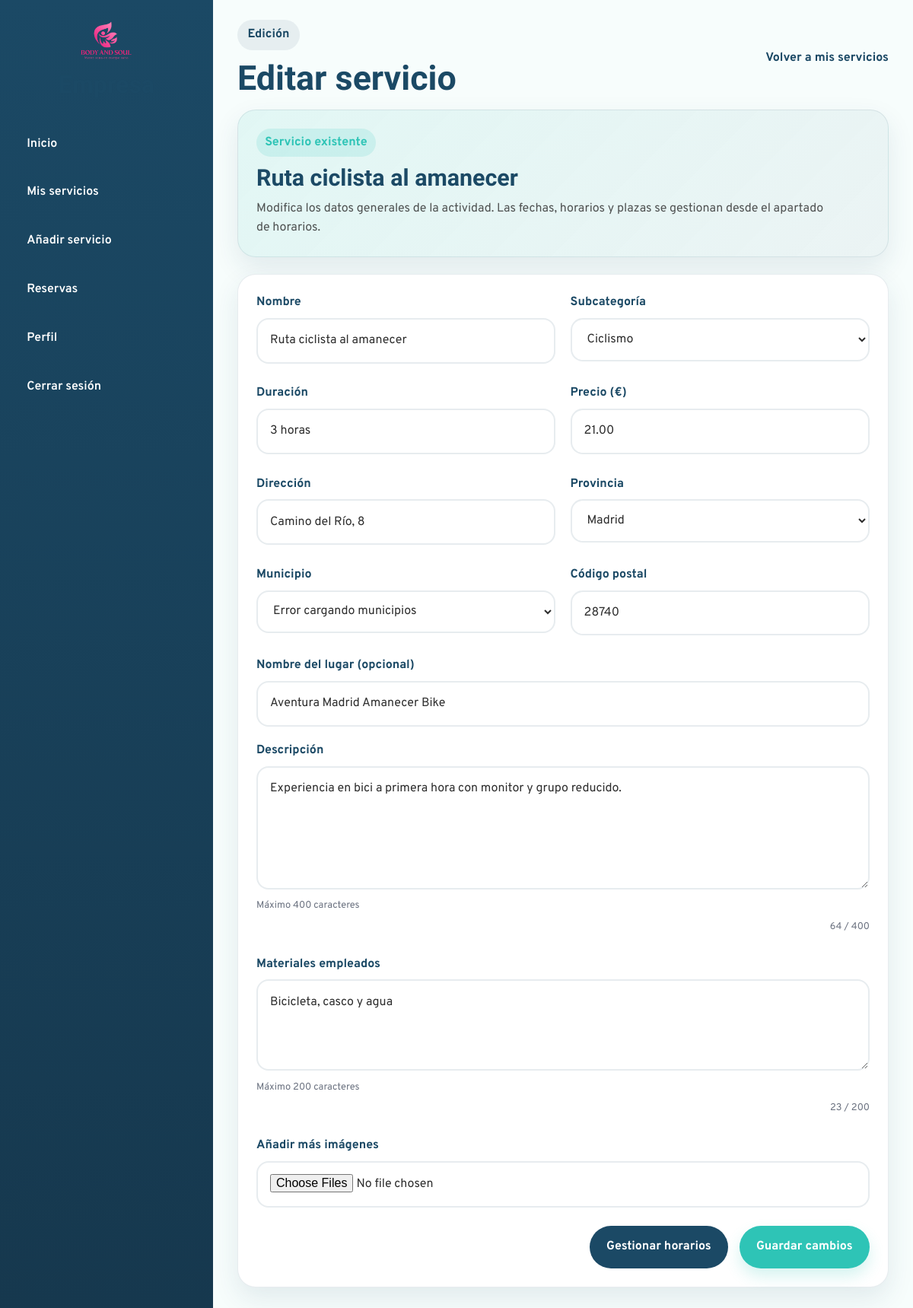
The app's page /Empresa/editar-servicio.php?id=64 (signed in) with its own data.
### tables this page shows
CREATE TABLE `servicio` (
  `id_servicio` int(11) NOT NULL,
  `id_empresa` int(11) NOT NULL,
  `nombre_servicio` varchar(150) NOT NULL,
  `descripcion` text DEFAULT NULL,
  `lugar` varchar(150) DEFAULT NULL,
  `id_categoria` int(11) NOT NULL,
  `precio` decimal(10,2) NOT NULL DEFAULT 0.00,
  `duracion` varchar(50) DEFAULT NULL,
  `materiales` text DEFAULT NULL,
  `estado` enum('activo','cancelado') NOT NULL DEFAULT 'activo',
  `id_municipio` int(11) DEFAULT NULL,
  `codigo_postal` varchar(10) DEFAULT NULL,
  `latitud` decimal(10,8) DEFAULT NULL,
  `longitud` decimal(11,8) DEFAULT NULL
);

CREATE TABLE `categoria` (
  `id_categoria` int(11) NOT NULL,
  `nombre` varchar(100) NOT NULL,
  `id_categoria_padre` int(11) DEFAULT NULL
);

### bd/bdempresa.php (called while the page is built, shortened)
<?php
class bdempresa{
public $pdo = "";
public function __construct($host,$port,$db,$user,$pass) {
    $this->pdo = new PDO("mysql:host=".$host.";port=".$port.";dbname=".$db.";charset=utf8", $user, $pass);
    }
public function sacardatosempresa($idEmpresa){
    $sentencia = "SELECT * FROM empresa WHERE id_empresa = :id LIMIT 1";
    $ejecucion = $this->pdo->prepare($sentencia);
    $ejecucion->execute([
        ":id" => $idEmpresa
    ]);
    $empresa = $ejecucion->fetch(PDO::FETCH_ASSOC);
    return $empresa;
}
public function obtenerActividadPorIdempresa($idServicio){
    $sentencia = "SELECT * FROM servicio WHERE id_servicio = :id_servicio";
    $ejecucion = $this->pdo->prepare($sentencia);
    $ejecucion->execute([
        ":id_servicio" => $idServicio
    ]);
    $fila = $ejecucion->fetch(PDO::FETCH_ASSOC);
    return $fila;
}
public function ObtenerProvincias(){
    $sentencia = "SELECT *
                  FROM provincia
                  ORDER BY nombre ASC";
    $ejecucion = $this->pdo->prepare($sentencia);
    $ejecucion->execute();
    return $ejecucion->fetchAll(PDO::FETCH_ASSOC);
}
public function ObtenerMunicipioPorId($idMunicipio){
    $sentencia = "SELECT
                    m.*,
                    p.nombre AS provincia
                  FROM municipio m
                  INNER JOIN provincia p
                    ON m.id_provincia = p.id_provincia
                  WHERE m.id_municipio = :id_municipio";
    $ejecucion = $this->pdo->prepare($sentencia);
    $ejecucion->execute([
        ":id_municipio" => $idMunicipio
    ]);
    return $ejecucion->fetch(PDO::FETCH_ASSOC);
}
}
?>

### bd/bdact.php (called while the page is built, shortened)
<?php
class bdact{
public $pdo = "";
public function __construct($host,$port,$db,$user,$pass) {
    $this->pdo = new PDO("mysql:host=".$host.";port=".$port.";dbname=".$db.";charset=utf8", $user, $pass);
    }
public function ObtenerIdCategoriaPorNombre($nombreCategoria){
    $sentencia = "SELECT id_categoria
            FROM categoria
            WHERE nombre = :nombre
            LIMIT 1";
    $ejecuccion = $this->pdo->prepare($sentencia);
    $ejecuccion->execute([
        ":nombre" => $nombreCategoria
    ]);
    $fila = $ejecuccion->fetch(PDO::FETCH_ASSOC);
    return $fila["id_categoria"];
}
public function obtenerSubcat($idcatpadre){
    $sentencia = "SELECT * FROM categoria WHERE id_categoria_padre = :idcatpadre ORDER BY nombre ASC";
    $ejecuccion = $this->pdo->prepare($sentencia);
    $ejecuccion->execute([
        ":idcatpadre" => $idcatpadre
    ]);
    $fila=$ejecuccion->fetchAll(PDO::FETCH_ASSOC);
    return $fila;
}
}
?>

### Empresa/editar-servicio.php (the view, shortened to what this page needs)
<?php
require_once("head.php");
require_once("../bd/bdempresa.php");
$idEmpresa = $_SESSION["empresa"];
$idServicio = (int) $_GET["id"];
$empresa = $bdempre->sacardatosempresa($idEmpresa);
$idCategoriaPadre = $bdact->ObtenerIdCategoriaPorNombre($empresa["categoria_empresa"]);
$subcat = $bdact->obtenerSubcat($idCategoriaPadre);
$servicio = $bdempre->obtenerActividadPorIdempresa($idServicio);
$lugarCompleto = $servicio["lugar"] ?? "";
$nombre_lugar = "";
$direccion_lugar = "";
$partesLugar = array_map("trim", explode(",", $lugarCompleto));
if(count($partesLugar) >= 3){
    $nombre_lugar = $partesLugar[0];
    array_shift($partesLugar);
    array_pop($partesLugar);
    $direccion_lugar = implode(", ", $partesLugar);
}else if(count($partesLugar) == 2){
    $direccion_lugar = $partesLugar[0];
}else{
    $direccion_lugar = $lugarCompleto;
}
$id_municipio = $servicio["id_municipio"] ?? "";
$codigo_postal = $servicio["codigo_postal"] ?? "";
$id_provincia = "";
if($id_municipio != ""){
    $municipioActual = $bdempre->ObtenerMunicipioPorId($id_municipio);
    $id_provincia = $municipioActual["id_provincia"];
}
$provincias = $bdempre->ObtenerProvincias();
$nombre_servicio = $servicio["nombre_servicio"];
$id_categoria = $servicio["id_categoria"];
$duracion = $servicio["duracion"];
$precio = $servicio["precio"];
$descripcion = $servicio["descripcion"];
$materiales = $servicio["materiales"];
if($id_municipio != ""){
    $municipioActual = $bdempre->ObtenerMunicipioPorId($id_municipio);
    $id_provincia = $municipioActual["id_provincia"];
}
?>
<div class="company-main">
  <header class="company-topbar">
    <div class="company-topbar-left">
      <span class="company-page-tag">Edición</span>
      <h2>Editar servicio</h2>
    </div>
    <div class="company-topbar-right">
      <a href="mis-servicios.php" class="company-back-link">Volver a mis servicios</a>
    </div>
  </header>
  <main class="company-content">
    <section class="company-form-hero">
      <div>
        <span class="company-section-badge">Servicio existente</span>
        <h3><?= htmlspecialchars($servicio["nombre_servicio"]) ?></h3>
        <p>
          Modifica los datos generales de la actividad. Las fechas, horarios y plazas se gestionan desde el apartado de horarios.
        </p>
      </div>
    </section>
    <section class="company-form-card">
      <form action="" method="post" class="company-service-form" enctype="multipart/form-data">
        <div class="form-grid">
          <div class="form-group">
            <label for="nombre_servicio">Nombre</label>
            <input
              type="text"
              id="nombre_servicio"
              name="nombre_servicio"
              value="<?php echo htmlspecialchars($nombre_servicio); ?>"
            >
          </div>
          <div class="form-group">
            <label for="id_categoria">Subcategoría</label>
            <select id="id_categoria" name="id_categoria">
              <?php foreach($subcat as $subcategoria){ ?>
                <option
                  value="<?php echo $subcategoria["id_categoria"]; ?>"
                  <?php if($id_categoria == $subcategoria["id_categoria"]){ echo "selected"; } ?>
                >
                  <?php echo $subcategoria["nombre"]; ?>
                </option>
              <?php } ?>
            </select>
          </div>
          <div class="form-group">
            <label for="duracion">Duración</label>
            <input
              type="text"
              id="duracion"
              name="duracion"
              placeholder="Ej. 1 hora y 30 minutos"
              value="<?php echo htmlspecialchars($duracion); ?>"
            >
          </div>
          <div class="form-group">
            <label for="precio">Precio (€)</label>
            <input
              type="number"
              id="precio"
              name="precio"
              min="0"
              step="0.01"
              value="<?php echo htmlspecialchars($precio); ?>"
            >
          </div>
          <div class="form-group">
            <label for="direccion_lugar">Dirección</label>
            <input
              type="text"
              id="direccion_lugar"
              name="direccion_lugar"
              placeholder="Ej. Calle Alcalá, 25"
              value="<?php echo htmlspecialchars($direccion_lugar); ?>"
            >
          </div>
          <div class="form-group">
            <label for="id_provincia">Provincia</label>
            <select id="id_provincia" name="id_provincia">
              <?php foreach($provincias as $provincia){ ?>
                <option
                  value="<?php echo $provincia["id_provincia"]; ?>"
                  <?php if($id_provincia == $provincia["id_provincia"]){ echo "selected"; } ?>
                >
                  <?php echo $provincia["nombre"]; ?>
                </option>
              <?php } ?>
            </select>
          </div>
          <div class="form-group">
            <label for="id_municipio">Municipio</label>
            <select id="id_municipio" name="id_municipio">
              <option value="">Selecciona primero una provincia</option>
            </select>
          </div>
          <div class="form-group">
            <label for="codigo_postal">Código postal</label>
            <input
              type="text"
              id="codigo_postal"
              name="codigo_postal"
              maxlength="5"
              value="<?php echo htmlspecialchars($codigo_postal); ?>"
            >
          </div>
          <div class="form-group full-width">
            <label for="nombre_lugar">Nombre del lugar <span class="optional-label">(opcional)</span></label>
            <input
              type="text"
              id="nombre_lugar"
              name="nombre_lugar"
              placeholder="Ej. Indoor Pádel Center"
              value="<?php echo htmlspecialchars($nombre_lugar); ?>"
            >
          </div>
          <div class="form-group full-width">
            <label for="descripcion">Descripción</label>
            <textarea
              id="descripcion"
              name="descripcion"
              rows="5"
              maxlength="400"
            ><?php echo htmlspecialchars($descripcion); ?></textarea>
            <small class="form-hint">Máximo 400 caracteres</small>
            <small id="contadorDescripcion" class="form-counter">0 / 400</small>
          </div>
          <div class="form-group full-width">
            <label for="materiales">Materiales empleados</label>
            <textarea
              id="materiales"
              name="materiales"
              rows="3"
              maxlength="200"
            ><?php echo htmlspecialchars($materiales); ?></textarea>
            <small class="form-hint">Máximo 200 caracteres</small>
            <small id="contadorMateriales" class="form-counter">0 / 200</small>
          </div>
          <div class="form-group full-width">
          <label for="imagenes">Añadir más imágenes</label>
          <input
            type="file"
            id="imagenes"
            name="imagenes[]"
            accept="image/*"
            multiple
          >
        </div>
        </div>
        <div class="form-actions">
          <a href="gestionar-horarios.php?idservicio=<?=$idServicio?>" class="btn-secondary-company">
            Gestionar horarios
          </a>
          <button type="submit" name="enviar" class="btn-primary-company">
            Guardar cambios
          </button>
        </div>
      </form>
    </section>
  </main>
</div>
</body>
</html>

### css/empresa-styles/empresa-index.css (style rules this page uses)
:root { --company-primary: #1B4965; --company-primary-dark: #16384E; --company-secondary: #2EC4B6; --company-accent-soft: rgba(255, 143, 163, 0.16); --company-bg: #F7FDFC; --company-surface: #ffffff; --company-text: #2E2E2E; --company-border: rgba(27, 73, 101, 0.10); --company-shadow: 0 14px 34px rgba(27, 73, 101, 0.10); --company-radius: 24px; --company-transition: all 0.3s ease; }
* { box-sizing: border-box; }
body.company-body { margin: 0; font-family: "Overpass", sans-serif; background-color: var(--company-bg); color: var(--company-text); }
.company-main { display: flex; flex-direction: column; }
.company-topbar { display: flex; justify-content: space-between; align-items: center; gap: 1rem; padding: 1.6rem 2rem 1rem; }
.company-page-tag { display: inline-block; background-color: rgba(27, 73, 101, 0.08); color: var(--company-primary); padding: 0.45rem 0.85rem; border-radius: 999px; font-weight: 700; margin-bottom: 0.7rem; }
.company-topbar-left h2 { margin: 0; font-family: "Sansita", serif; color: var(--company-primary); font-size: clamp(2rem, 4vw, 2.8rem); }
.company-content { padding: 0 2rem 2rem; }
.company-section-badge { display: inline-block; background-color: rgba(46, 196, 182, 0.14); color: var(--company-secondary); padding: 0.35rem 0.7rem; border-radius: 999px; font-weight: 700; margin-bottom: 0.7rem; }

### css/empresa-styles/perfil-empresa.css (style rules this page uses)
:root { --company-primary: #1B4965; --company-primary-dark: #16384E; --company-secondary: #2EC4B6; --company-accent: #FF8FA3; --company-bg: #F7FDFC; --company-surface: #ffffff; --company-text: #2E2E2E; --company-border: rgba(27, 73, 101, 0.10); --company-shadow: 0 14px 34px rgba(27, 73, 101, 0.10); --company-radius: 24px; --company-transition: all 0.3s ease; }
* { box-sizing: border-box; }
body.company-body { margin: 0; font-family: "Overpass", sans-serif; background-color: var(--company-bg); color: var(--company-text); }
.company-main { display: flex; flex-direction: column; }
.company-topbar { display: flex; justify-content: space-between; align-items: center; gap: 1rem; padding: 1.6rem 2rem 1rem; }
.company-page-tag { display: inline-block; background-color: rgba(27, 73, 101, 0.08); color: var(--company-primary); padding: 0.45rem 0.85rem; border-radius: 999px; font-weight: 700; margin-bottom: 0.7rem; }
.company-topbar-left h2 { margin: 0; font-family: "Sansita", serif; color: var(--company-primary); font-size: clamp(2rem, 4vw, 2.8rem); }
.company-content { padding: 0 2rem 2rem; }
.company-section-badge { display: inline-block; background-color: rgba(46, 196, 182, 0.14); color: var(--company-secondary); padding: 0.35rem 0.7rem; border-radius: 999px; font-weight: 700; margin-bottom: 0.7rem; }
.form-grid { display: grid; grid-template-columns: 1fr 1fr; gap: 1.2rem; }
.form-group { display: flex; flex-direction: column; gap: 0.45rem; }
.full-width { grid-column: 1 / -1; }
.form-group label { font-weight: 700; color: var(--company-primary); }
.form-group input, .form-group select, .form-group textarea { width: 100%; padding: 0.95rem 1rem; border-radius: 16px; border: 2px solid rgba(27, 73, 101, 0.10); background-color: #fff; color: var(--company-text); outline: none; transition: var(--company-transition); font: inherit; }
.form-group textarea { resize: vertical; min-height: 120px; }
.form-actions { display: flex; justify-content: flex-end; }
.btn-primary-company { border: none; border-radius: 999px; padding: 0.95rem 1.4rem; font-weight: 700; cursor: pointer; transition: var(--company-transition); background-color: var(--company-secondary); color: #fff; box-shadow: 0 10px 20px rgba(46, 196, 182, 0.2); }

### css/styles.css (style rules this page uses)
:root { --mint: #147a72; --navy: #1B4965; --pink: #b03a5b; --light: #F7FDFC; --dark: #2E2E2E; --white: #ffffff; --font-title: "Sansita Swashed", serif; --font-text: "Overpass", sans-serif; --radius-sm: 10px; --radius-md: 18px; --radius-lg: 28px; --shadow-soft: 0 10px 30px rgba(27, 73, 101, 0.12); --transition: all 0.3s ease; }
* { margin: 0; padding: 0; box-sizing: border-box; }
html { scroll-behavior: smooth; }
body { font-family: var(--font-text); color: var(--dark); background-color: var(--light); line-height: 1.6; }
a { text-decoration: none; color: inherit; }
button, input, select, textarea { font: inherit; }
h1, h2, h3, h4 { font-family: var(--font-title); color: var(--navy); line-height: 1.15; }

### records on screen
servicio: nombre_servicio "Ruta ciclista al amanecer", id_categoria "Ciclismo", duracion "3 horas", precio "21.00", codigo_postal "28740", nombre_lugar "Aventura Madrid Amanecer Bike", descripcion "Experiencia en bici a primera hora con monitor y grupo reducido.", materiales "Bicicleta, casco y agua"

### other values on screen
form field id_provincia "Madrid"
